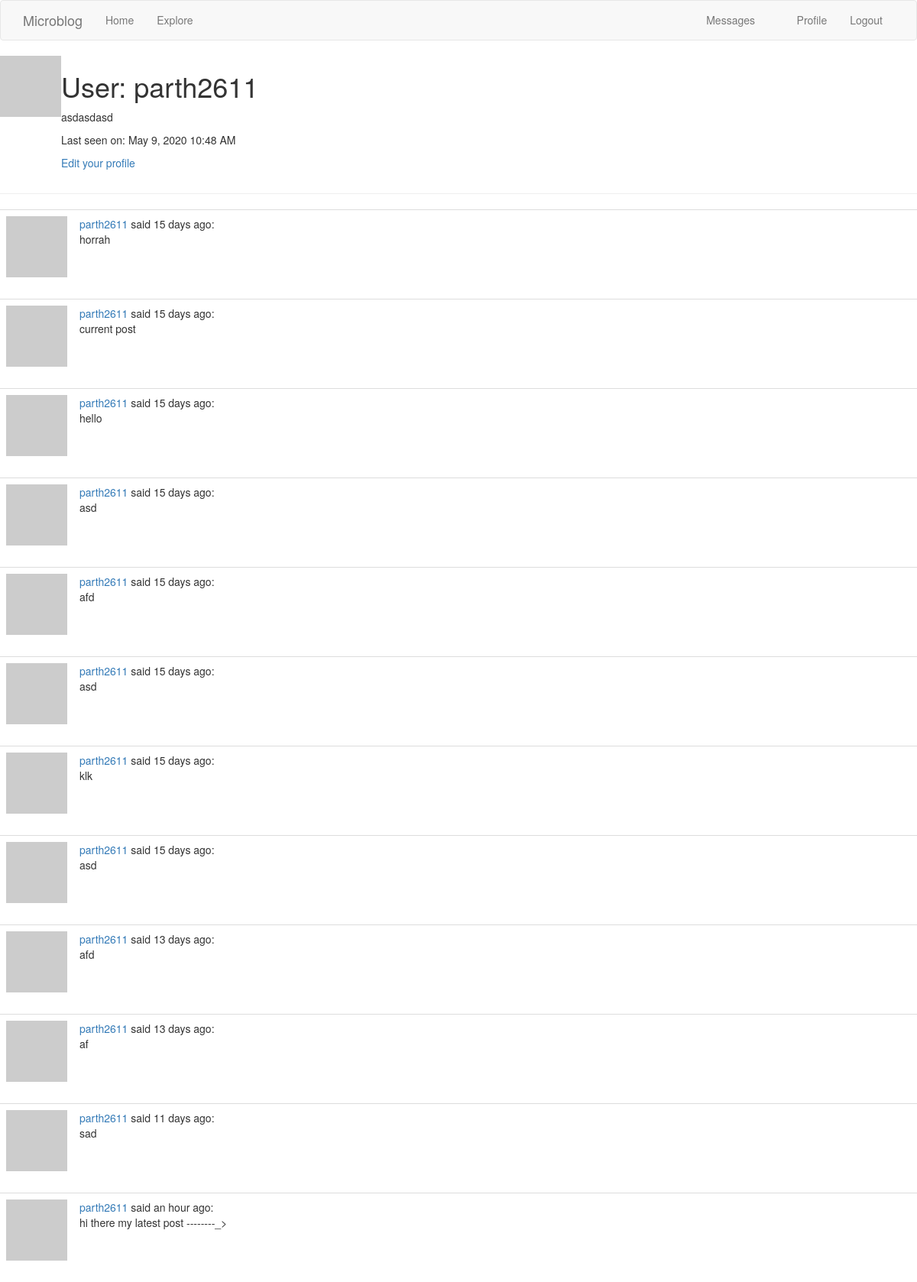
The page /user/parth2611 (signed in) on the database its author committed.
### app/models.py (models this page shows, shortened)
class User(UserMixin, db.Model):
    id = db.Column(db.Integer, primary_key=True)
    username = db.Column(db.String(64), index=True, unique=True)
    email = db.Column(db.String(120), index=True, unique=True)
    password_hash = db.Column(db.String(128))
    about_me = db.Column(db.String(140))
    last_seen = db.Column(db.DateTime, default=datetime.utcnow)
    posts = db.relationship('Post', backref='author', lazy='dynamic')
    followed = db.relationship(
        'User', secondary=followers,
        primaryjoin=(followers.c.follower_id == id),
        secondaryjoin=(followers.c.followed_id == id),
        backref=db.backref('followers', lazy='dynamic'), lazy='dynamic')
    messages_sent = db.relationship('Message',
                                    foreign_keys='Message.sender_id',
                                    backref='author', lazy='dynamic')
    messages_received = db.relationship('Message',
                                        foreign_keys='Message.recipient_id',
                                        backref='recipient', lazy='dynamic')
    last_message_read_time = db.Column(db.DateTime)
    notifications = db.relationship('Notification', backref='user',
                                    lazy='dynamic')
    def avatar(self, size):
        digest = md5(self.email.lower().encode('utf-8')).hexdigest()
        return 'https://www.gravatar.com/avatar/{}?d=identicon&s={}'.format(digest, size)
    def new_messages(self):
        last_read_time = self.last_message_read_time or datetime(1900, 1, 1)
        return Message.query.filter_by(recipient=self).filter(
            Message.timestamp > last_read_time).count()

class Post(db.Model):
    id = db.Column(db.Integer, primary_key=True)
    body = db.Column(db.String(140))
    timestamp = db.Column(db.DateTime, index=True, default=datetime.utcnow)
    user_id = db.Column(db.Integer, db.ForeignKey('user.id'))
    language = db.Column(db.String(5))
    'Class Methods'

### app/main/routes.py (the view)
@bp.route('/user/<username>')
@login_required
def user(username):
    user = User.query.filter_by(username=username).first_or_404()
    posts = user.posts
    return render_template('user.html', user=user, posts=posts)

### app/main/routes.py (called while the page is built)
@bp.before_request
def before_request():
    if current_user.is_authenticated:
        current_user.last_seen = datetime.utcnow()
        db.session.commit()
        g.locale = str(get_locale())

### app/models.py (called while the page is built)
@login.user_loader
def load_user(id):
    return User.query.get(int(id))

### app/templates/user.html (shortened to what this page needs)
{% extends "base.html" %}
{% block content %}
    <table>
        <tr valign="top">
            <td><img src="{{ user.avatar(128) }}"></td>
            <td>
                <h1> {{_('User:')}} {{ user.username }}</h1>
                {% if user.about_me %}<p>{{ user.about_me }}</p>{% endif %}
                {% if user.last_seen %}
                    <p>{{_('Last seen on:')}} {{ moment(user.last_seen).format('LLL') }}</p>
                {% endif %}
                {% if user == current_user %}
                    <p><a href="{{ url_for('main.edit_profile') }}">{{_('Edit your profile')}}</a></p>
                {% elif not current_user.is_following(user) %}
                    <p><a href="{{ url_for('main.follow', username=user.username) }}">{{_('Follow')}}</a></p>
                {% else %}
                    <p><a href="{{ url_for('main.unfollow', username=user.username) }}">{{_('Unfollow')}}</a></p>
                {% endif %}
            </td>
        </tr>
    </table>
    <hr>
    {% for post in posts %}
        {% include '_post.html' %}
    {% endfor %}
{% endblock %}

### app/templates/_post.html (shortened to what this page needs)
<table class="table table-hover">
        <tr>
            <td width="70px">
                <a href="{{ url_for('main.user', username=post.author.username) }}">
                    <img src="{{ post.author.avatar(70) }}" />
                </a>
            </td>
            <td>
                <span class="user_popup">
                    <a href="{{ url_for('main.user', username=post.author.username) }}" class="user_popup">
                        {{ post.author.username }}
                    </a>
                </span>
                {{_('said')}} {{ moment(post.timestamp).fromNow() }}:
                <br>
                <span id="post{{ post.id }}">{{ post.body }}</span>
        </td>
    </tr>
</table>

### rows shown on the page
User: username "parth2611", about_me "asdasdasd", last_seen "May 9, 2020 10:48 AM"
Post: author.username "parth2611", timestamp "15 days ago", body "horrah"
Post: author.username "parth2611", timestamp "15 days ago", body "current post"
Post: author.username "parth2611", timestamp "15 days ago", body "hello"
Post: author.username "parth2611", timestamp "15 days ago", body "asd"
Post: author.username "parth2611", timestamp "15 days ago", body "afd"
Post: author.username "parth2611", timestamp "15 days ago", body "asd"
Post: author.username "parth2611", timestamp "15 days ago", body "klk"
Post: author.username "parth2611", timestamp "15 days ago", body "asd"
Post: author.username "parth2611", timestamp "13 days ago", body "afd"
Post: author.username "parth2611", timestamp "13 days ago", body "af"
Post: author.username "parth2611", timestamp "11 days ago", body "sad"
Post: author.username "parth2611", timestamp "an hour ago", body "hi there my latest post --------_>"
